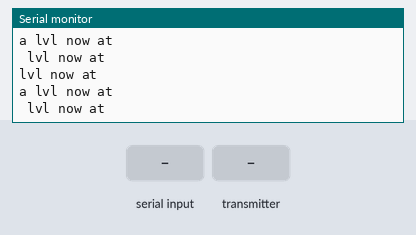
This sketch was run on a simulated Arduino Uno, built with avr-gcc and run on an emulated ATmega328P. Parts: the last lines printed to the serial monitor. Inputs (shaded band) come from the test bench. No radio packets arrive unless stated.

Above: at 1.2 s.
1.3 s: "T" received over Serial
At 1.74 s:
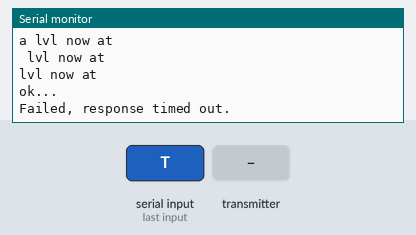
3.0 s: the transmitter starts sending got_time = 0
At 3.21 s:
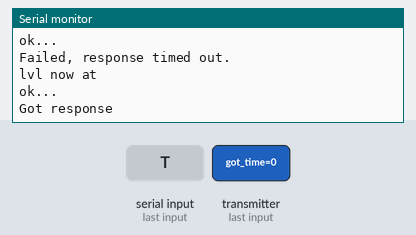

Measured:
- after the input at 1.3 s, the serial monitor: prints a new line after 0.09 s (image 1)
- after the input at 3.0 s, the serial monitor: prints a new line at once (image 2)

The sketch:

Elevator.ino
```cpp
// (licence header left out)
/**
 * Example for Getting Started with nRF24L01+ radios.
 *
 * This is an example of how to use the RF24 class.  Write this sketch to two
 * different nodes.  Put one of the nodes into 'transmit' mode by connecting
 * with the serial monitor and sending a 'T'.  The ping node sends the current
 * time to the pong node, which responds by sending the value back.  The ping
 * node can then see how long the whole cycle took.
 */

#include <SPI.h>
#include "nRF24L01.h"
#include "RF24.h"

//
// Hardware configuration
//

// Set up nRF24L01 radio on SPI bus plus pins 9 & 10

RF24 radio(9,10);

//
// Topology
//

// Radio pipe addresses for the 2 nodes to communicate.
const uint64_t pipes[2] = { 0xF0F0F0F0E1LL, 0xF0F0F0F0D2LL };

//
// Role management
//
// Set up role.  This sketch uses the same software for all the nodes
// in this system.  Doing so greatly simplifies testing.
//

// The various roles supported by this sketch
typedef enum { role_ping_out = 1, role_pong_back } role_e;

// The debug-friendly names of those roles
const char* role_friendly_name[] = { "invalid", "Ping out", "Pong back"};

// The role of the current running sketch
role_e role = role_pong_back;

rf24_pa_dbm_e pa_lvl = RF24_PA_MIN;

void setup(void)
{
  //
  // Print preamble
  //

  Serial.begin(9600);
  Serial.println("\n\rRF24/examples/GettingStarted/");
  //Serial.print("ROLE: ") + role_friendly_name[role]);
  //Serial.println("*** PRESS 'T' to begin transmitting to the other node");

  //
  // Setup and configure rf radio
  //

  radio.begin();

  // optionally, increase the delay between retries & # of retries
  radio.setRetries(15,15);

  // optionally, reduce the payload size.  seems to
  // improve reliability
  radio.setPayloadSize(8);

  //
  // Open pipes to other nodes for communication
  //

  // This simple sketch opens two pipes for these two nodes to communicate
  // back and forth.
  // Open 'our' pipe for writing
  // Open the 'other' pipe for reading, in position #1 (we can have up to 5 pipes open for reading)

  if ( role == role_ping_out )
  {
    radio.openWritingPipe(pipes[0]);
    radio.openReadingPipe(1,pipes[1]);
  }
  else
  {
    radio.openWritingPipe(pipes[1]);
    radio.openReadingPipe(1,pipes[0]);
  }

  //
  // Start listening
  //

  radio.startListening();

  //
  // Dump the configuration of the rf unit for debugging
  //

  radio.printDetails();
}

void loop(void)
{
  //
  // Ping out role.  Repeatedly send the current time
  //

   if( pa_lvl == RF24_PA_MAX ){
     pa_lvl = RF24_PA_MIN;
   }

   pa_lvl = (rf24_pa_dbm_e) ( (int)pa_lvl + 1 );
   Serial.println("Pa lvl now at " + pa_lvl );

  if (role == role_ping_out)
  {
    // First, stop listening so we can talk.
    radio.stopListening();

    // Take the time, and send it.  This will block until complete
    unsigned long time = millis();
    //Serial.println("Now sending %lu...",time);
    bool ok = radio.write( &time, sizeof(unsigned long) );

    if (ok)
      Serial.println("ok...");
    else
      Serial.println("failed.");

    // Now, continue listening
    radio.startListening();

    // Wait here until we get a response, or timeout (250ms)
    unsigned long started_waiting_at = millis();
    bool timeout = false;
    while ( ! radio.available() && ! timeout )
      if (millis() - started_waiting_at > 200 )
        timeout = true;

    // Describe the results
    if ( timeout )
    {
      Serial.println("Failed, response timed out.\n\r");
    }
    else
    {
      // Grab the response, compare, and send to debugging spew
      unsigned long got_time;
      radio.read( &got_time, sizeof(unsigned long) );

      // Spew it
      Serial.println("Got response ");//%lu, round-trip delay: %lu\n\r",got_time,millis()-got_time);
    }

    // Try again 1s later
    delay(300);
  }

  //
  // Pong back role.  Receive each packet, dump it out, and send it back
  //

  if ( role == role_pong_back )
  {
    // if there is data ready
    if ( radio.available() )
    {
      // Dump the payloads until we've gotten everything
      unsigned long got_time;
      bool done = false;
      while (!done)
      {
        // Fetch the payload, and see if this was the last one.
        done = radio.read( &got_time, sizeof(unsigned long) );

        // Spew it
        //Serial.println("Got payload %lu...",got_time);

	// Delay just a little bit to let the other unit
	// make the transition to receiver
	delay(20);
      }

      // First, stop listening so we can talk
      radio.stopListening();

      // Send the final one back.
      radio.write( &got_time, sizeof(unsigned long) );
      //Serial.println("Sent response.\n\r");

      // Now, resume listening so we catch the next packets.
      radio.startListening();
    }
  }

  //
  // Change roles
  //

  if ( Serial.available() )
  {
    char c = toupper(Serial.read());
    if ( c == 'T' && role == role_pong_back )
    {
      //Serial.println("*** CHANGING TO TRANSMIT ROLE -- PRESS 'R' TO SWITCH BACK\n\r");

      // Become the primary transmitter (ping out)
      role = role_ping_out;
      radio.openWritingPipe(pipes[0]);
      radio.openReadingPipe(1,pipes[1]);
    }
    else if ( c == 'R' && role == role_ping_out )
    {
      //Serial.println("*** CHANGING TO RECEIVE ROLE -- PRESS 'T' TO SWITCH BACK\n\r");

      // Become the primary receiver (pong back)
      role = role_pong_back;
      radio.openWritingPipe(pipes[1]);
      radio.openReadingPipe(1,pipes[0]);
    }
  }
}
// vim:cin:ai:sts=2 sw=2 ft=cpp
```
